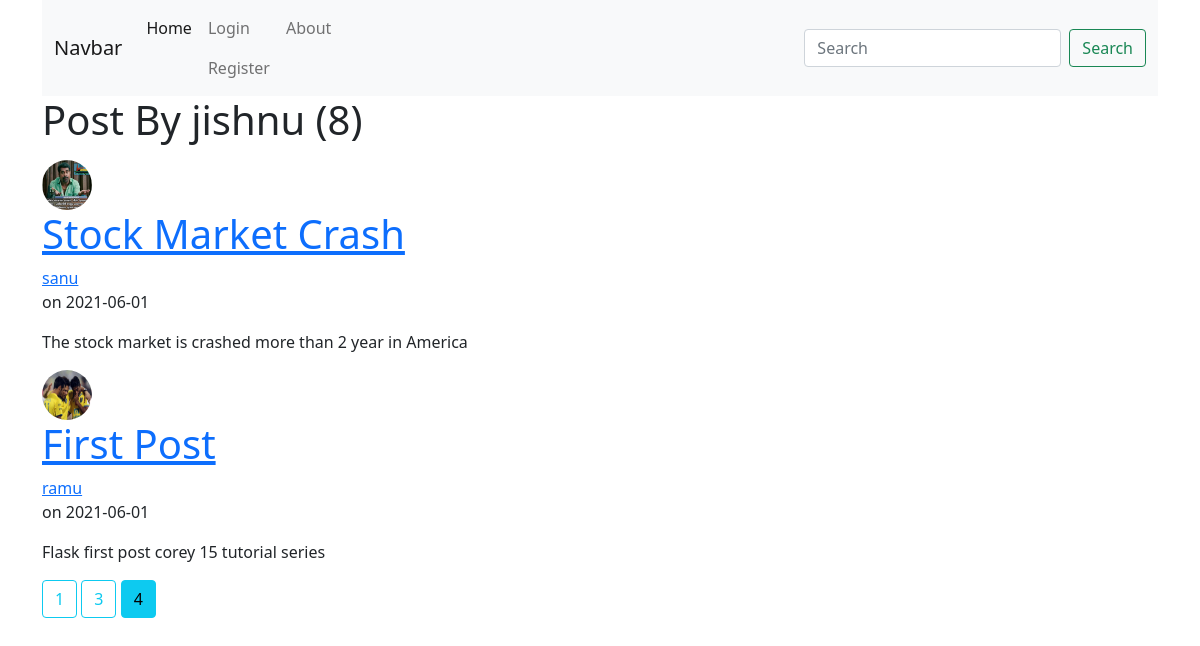
/user/jishnu?page=4, run on the app's committed database.
### flask_blog/models.py (models this page shows, shortened)
class User(db.Model, UserMixin):
    id = db.Column(db.Integer ,primary_key = True)
    username = db.Column(db.String(20), unique = True ,nullable = False)
    email = db.Column(db.String(120),unique = True, nullable = False)
    image_file = db.Column(db.String(20) ,nullable = False, default = 'default.jpg')
    password = db.Column(db.String(60) ,nullable = False)
    posts = db.relationship('Post' ,backref = 'author' ,lazy=True)

class Post(db.Model):
    id = db.Column(db.Integer ,primary_key = True)
    title = db.Column(db.String(100) ,nullable = False)
    date_posted = db.Column(db.DateTime ,nullable = False,default = datetime.utcnow)
    content = db.Column(db.Text,nullable = False)
    user_id = db.Column(db.Integer ,db.ForeignKey('user.id'),nullable = False)

### flask_blog/users/routes.py (the view)
@users.route("/user/<string:username>")
def user_posts(username):
    page = request.args.get('page', 1, type = int)
    user = User.query.filter_by(username=username).first_or_404()
    posts = Post.query\
    .order_by(Post.date_posted.desc())\
    .paginate(page = page ,per_page = 2)
    return render_template('user_posts.html', posts = posts, user=user)

### flask_blog/templates/user_posts.html (shortened to what this page needs)
{% extends "layout.html" %}
{% block content %}
    <h1 class="mb-3">Post By {{ user.username }} ({{ posts.total }})</h1>
    {% for post in posts.items %}
        <article class = "media content-section">
            <div>
                <img class = 'rounded-circle article-img' src="{{ url_for('static' , filename = 'Images/' + post.author.image_file) }}" width="50" height="50">
                <h1><a href="{{ url_for('posts.post', post_id = post.id) }}">{{ post.title }}</a></h1>
            </div>
            <div class="media-body">
                <div class="article-metadata">
                    <a href="{{ url_for('users.user_posts' ,username = post.author.username) }}"> {{ post.author.username }}</a>
                    <p class="mr-2"> on {{ post.date_posted.strftime('%Y-%m-%d') }}</p>
                    <p class="article-content">{{ post.content }}</p>
                </div>
            </div>
        </article>
    {% endfor %}
    {% for page_num in posts.iter_pages(left_edge=1,right_edge=1,left_current=1,right_current=2) %}
        {% if page_num %}
            {% if posts.page == page_num %}
                <a class="btn btn-info mb-4" href="{{ url_for('users.user_posts' , username = user.username,page=page_num) }}">{{ page_num }}</a>
            {% else %}
                <a class="btn btn-outline-info mb-4" href="{{ url_for('users.user_posts' , username = user.username ,page=page_num) }}">{{ page_num }}</a>
            {% endif %}
        {% endif %}
    {% endfor %}
{% endblock %}

### data on the page
User: username "jishnu"
Post: image_file (picture), title "Stock Market Crash", author.username "sanu", date_posted "2021-06-01", content "The stock market is crashed more than 2 year in America"
Post: image_file (picture), title "First Post", author.username "ramu", date_posted "2021-06-01", content "Flask first post corey 15 tutorial series"

### other printed values
{{ posts.total }} "8"
{{ page_num }} "1" "3"
{{ page_num }} "4"
